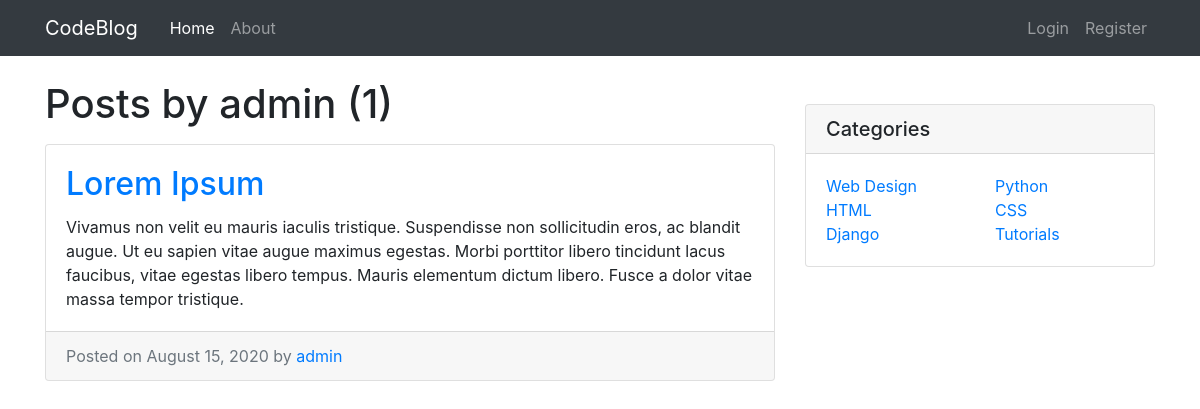
/user/admin/, run on an earlier commit of the app's database.
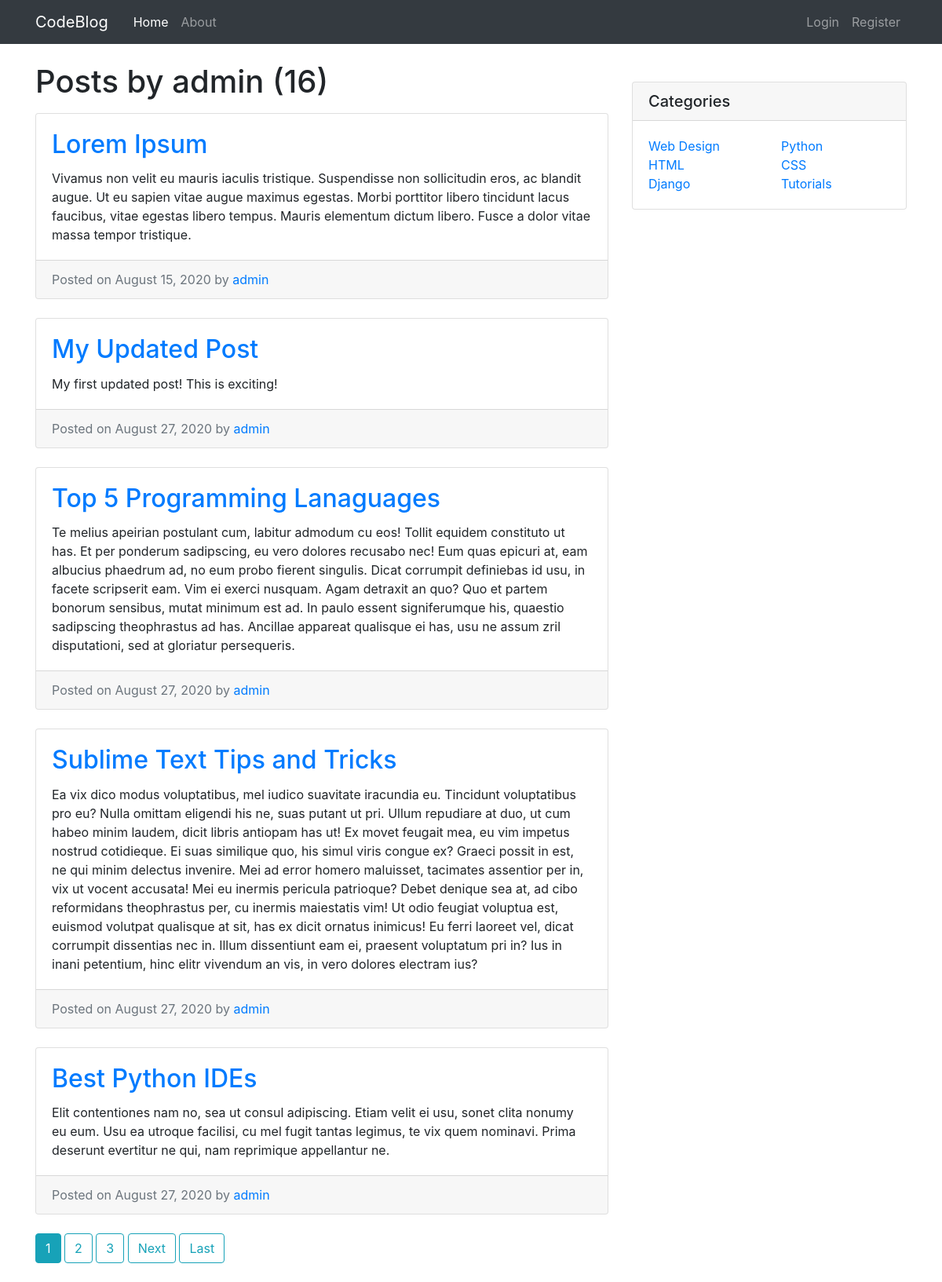
And on a later commit of the database.
### blog/models.py (models this page shows, shortened)
class Post(models.Model) :
    title = models.CharField(max_length=200)
    content = models.TextField()
    date_posted = models.DateTimeField(default=timezone.now)
    author = models.ForeignKey(User,on_delete=models.CASCADE)

### blog/views.py (the view)
# urls.py: path('user/<str:username>/',views.UserPostListView.as_view(),name='user-posts'),
class UserPostListView(ListView) :
    model = Post
    template_name = 'blog/user_posts.html'
    context_object_name='posts'
    paginate_by = 5
    def get_queryset(self) :
        user = get_object_or_404(User,username=self.kwargs.get('username'))
        return Post.objects.filter(author=user).order_by('date_posted')

### blog/templates/blog/user_posts.html (shortened to what this page needs)
{% extends 'blog/base.html' %}
{% block content %}
<h1 class="mb-3">Posts by {{ view.kwargs.username }} ({{page_obj.paginator.count}})</h1>
{% for post in posts %}
  <div class="card mb-4">
  <div class="card-body">
    <h2 class="card-title"><a href="{% url 'post-detail' post.id %}">{{post.title}}</a></h2>
    <p class="card-text">{{post.content}}</p>
  </div>
  <div class="card-footer text-muted">
    Posted on {{post.date_posted|date:'F j, Y'}} by
    <a href="{% url 'user-posts' post.author.username %}">{{post.author}}</a>
  </div>
  </div>
{% endfor %}
  {% if is_paginated %}
        {% for num in page_obj.paginator.page_range %}
          {% if page_obj.number == num %}
            <a class="btn btn-info mb-4" href="?page={{ num }}">{{ num }}</a>
          {% elif num > page_obj.number|add:'-3' and num < page_obj.number|add:'3' %}
            <a class="btn btn-outline-info mb-4" href="?page={{ num }}">{{ num }}</a>
          {% endif %}
        {% endfor %}
        {% if page_obj.has_next %}
          <a class="btn btn-outline-info mb-4" href="?page={{ page_obj.next_page_number }}">Next</a>
          <a class="btn btn-outline-info mb-4" href="?page={{ page_obj.paginator.num_pages }}">Last</a>
        {% endif %}
  {% endif %}
{% endblock %}

### blog/templates/blog/base.html (shortened to what this page needs)
<!DOCTYPE html>
<html lang="en">
<head>
  <link rel="stylesheet" href="https://stackpath.bootstrapcdn.com/bootstrap/4.5.2/css/bootstrap.min.css">
</head>
<body>
  <header class="site-header">
    <nav class="navbar navbar-expand-lg navbar-dark bg-dark fixed-top">
      <div class="container">
        <a class="navbar-brand mr-4" href="{% url 'blog-home' %}">CodeBlog</a>
        <div class="collapse navbar-collapse" id="navbarResponsive">
          <ul class="navbar-nav mr-auto">
            <li class="nav-item active">
              <a class="nav-link" href="{% url 'blog-home' %}">Home</a>
            </li>
            <li class="nav-item">
              <a class="nav-link" href="{% url 'blog-about' %}">About</a>
            </li>
          </ul>
          <ul class="navbar-nav">
            {% if user.is_authenticated %}
            <li class="nav-item">
              <a class="nav-link" href="{% url 'post-create' %}">New Post</a>
            </li>
              <li class="nav-item">
                <a class="nav-link" href="{% url 'profile' %}">Profile</a>
              </li>
              <li class="nav-item">
                <a class="nav-link" href="{% url 'logout' %}">Logout</a>
              </li>
            {% else %}
              <li class="nav-item">
                <a class="nav-link" href="{% url 'login' %}">Login</a>
              </li>
              <li class="nav-item">
                <a class="nav-link" href="{% url 'register' %}">Register</a>
              </li>
            {% endif %}
          </ul>
        </div>
      </div>
    </nav>
  </header>
  <main>
    <div class="container">
      <div class="row">
        <div class="col-md-8">
          {% block content %}
          {% endblock %}
        </div>
        <div class="col-md-4">
          <div class="card my-4">
            <h5 class="card-header">Categories</h5>
            <div class="card-body">
              <div class="row">
                <div class="col-lg-6">
                  <ul class="list-unstyled mb-0">
                    <li>
                      <a href="#">Web Design</a>
                    </li>
                    <li>
                      <a href="#">HTML</a>
                    </li>
                    <li>
                      <a href="#">Django</a>
                    </li>
                  </ul>
                </div>
                <div class="col-lg-6">
                  <ul class="list-unstyled mb-0">
                    <li>
                      <a href="#">Python</a>
                    </li>
                    <li>
                      <a href="#">CSS</a>
                    </li>
                    <li>
                      <a href="#">Tutorials</a>
                    </li>
                  </ul>
                </div>
              </div>
            </div>
          </div>
      </div>
    </div>
  </main>
</body>
</html

### blog/templates/blog/base.html (style rules this page uses)
body { padding-top: 80px; }

What changed in the data, as far as the page shows it:
added Post: title "My Updated Post", content "My first updated post! This is exciting!", date_posted "August 27, 2020", author "admin"
added Post: title "Top 5 Programming Lanaguages", content "Te melius apeirian postulant cum, labitur admodum cu eos! Tollit equidem constituto ut has. Et per ponderum sadipscing, eu vero dolores recusabo nec! Eum quas epicuri at, eam albucius phaedrum ad, no eum probo fierent singulis. Dicat corrumpit definiebas id usu, in facete scripserit eam. Vim ei exerci nusquam. Agam detraxit an quo? Quo et partem bonorum sensibus, mutat minimum est ad. In paulo essent signiferumque his, quaestio sadipscing theophrastus ad has. Ancillae appareat qualisque ei has, usu ne assum zril disputationi, sed at gloriatur persequeris.", date_posted "August 27, 2020", author "admin"
added Post: title "Sublime Text Tips and Tricks", content "Ea vix dico modus voluptatibus, mel iudico suavitate iracundia eu. Tincidunt voluptatibus pro eu? Nulla omittam eligendi his ne, suas putant ut pri. Ullum repudiare at duo, ut cum habeo minim laudem, dicit libris antiopam has ut! Ex movet feugait mea, eu vim impetus nostrud cotidieque. Ei suas similique quo, his simul viris congue ex? Graeci possit in est, ne qui minim delectus invenire. Mei ad error homero maluisset, tacimates assentior per in, vix ut vocent accusata! Mei eu inermis pericula patrioque? Debet denique sea at, ad cibo reformidans theophrastus per, cu inermis maiestatis vim! Ut odio feugiat voluptua est, euismod volutpat qualisque at sit, has ex dicit ornatus inimicus! Eu…", date_posted "August 27, 2020", author "admin"
added Post: title "Best Python IDEs", content "Elit contentiones nam no, sea ut consul adipiscing. Etiam velit ei usu, sonet clita nonumy eu eum. Usu ea utroque facilisi, cu mel fugit tantas legimus, te vix quem nominavi. Prima deserunt evertitur ne qui, nam reprimique appellantur ne.", date_posted "August 27, 2020", author "admin"
Also different on the page:
{{ page_obj.paginator.count }}: "1" → "16"
new list line: "1"
new list line: "2"
new list line: "3"
text now shown: "Next Last"
